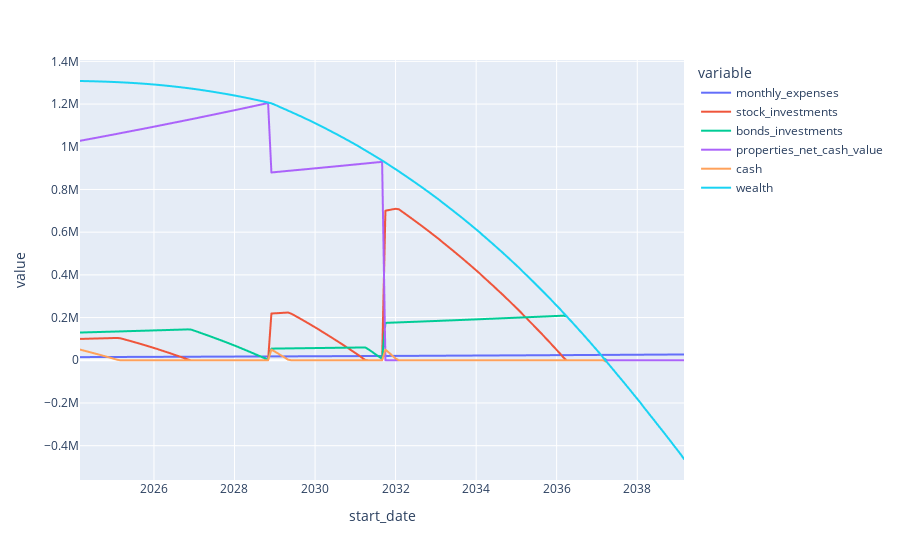

Notebook code for this chart:
### Code cell
fig = px.line(df, 
              x='start_date', 
              y=[
                  'monthly_expenses' ,
                  'stock_investments', 
                  'bonds_investments', 
                  'properties_net_cash_value', 
                  'cash', 
                  'wealth'])

fig

### Figure 1 — Plotly figure (JSON) as saved in the notebook; plotly's stock layout.template omitted (floating-point values rounded to 4 significant figures; data arrays with more than 128 entries replaced by an {"elided": "..."} marker saying what was removed)
{"data": [{"hovertemplate": "variable=monthly_expenses<br>start_date=%{x}<br>value=%{y}<extra></extra>", "legendgroup": "monthly_expenses", "line": {"color": "#636efa", "dash": "solid"}, "marker": {"symbol": "circle"}, "mode": "lines", "name": "monthly_expenses", "showlegend": true, "type": "scattergl", "x": {"elided": "181 str values"}, "xaxis": "x", "y": {"elided": "181 float values"}, "yaxis": "y"}, {"hovertemplate": "variable=stock_investments<br>start_date=%{x}<br>value=%{y}<extra></extra>", "legendgroup": "stock_investments", "line": {"color": "#EF553B", "dash": "solid"}, "marker": {"symbol": "circle"}, "mode": "lines", "name": "stock_investments", "showlegend": true, "type": "scattergl", "x": {"elided": "181 str values"}, "xaxis": "x", "y": {"elided": "181 float values"}, "yaxis": "y"}, {"hovertemplate": "variable=bonds_investments<br>start_date=%{x}<br>value=%{y}<extra></extra>", "legendgroup": "bonds_investments", "line": {"color": "#00cc96", "dash": "solid"}, "marker": {"symbol": "circle"}, "mode": "lines", "name": "bonds_investments", "showlegend": true, "type": "scattergl", "x": {"elided": "181 str values"}, "xaxis": "x", "y": {"elided": "181 float values"}, "yaxis": "y"}, {"hovertemplate": "variable=properties_net_cash_value<br>start_date=%{x}<br>value=%{y}<extra></extra>", "legendgroup": "properties_net_cash_value", "line": {"color": "#ab63fa", "dash": "solid"}, "marker": {"symbol": "circle"}, "mode": "lines", "name": "properties_net_cash_value", "showlegend": true, "type": "scattergl", "x": {"elided": "181 str values"}, "xaxis": "x", "y": {"elided": "181 float values"}, "yaxis": "y"}, {"hovertemplate": "variable=cash<br>start_date=%{x}<br>value=%{y}<extra></extra>", "legendgroup": "cash", "line": {"color": "#FFA15A", "dash": "solid"}, "marker": {"symbol": "circle"}, "mode": "lines", "name": "cash", "showlegend": true, "type": "scattergl", "x": {"elided": "181 str values"}, "xaxis": "x", "y": {"elided": "181 float values"}, "yaxis": "y"}, {"hovertemplate": "variable=wealth<br>start_date=%{x}<br>value=%{y}<extra></extra>", "legendgroup": "wealth", "line": {"color": "#19d3f3", "dash": "solid"}, "marker": {"symbol": "circle"}, "mode": "lines", "name": "wealth", "showlegend": true, "type": "scattergl", "x": {"elided": "181 str values"}, "xaxis": "x", "y": {"elided": "181 float values"}, "yaxis": "y"}], "layout": {"legend": {"title": {"text": "variable"}, "tracegroupgap": 0}, "margin": {"t": 60}, "xaxis": {"anchor": "y", "domain": [0, 1], "title": {"text": "start_date"}}, "yaxis": {"anchor": "x", "domain": [0, 1], "title": {"text": "value"}}}}
